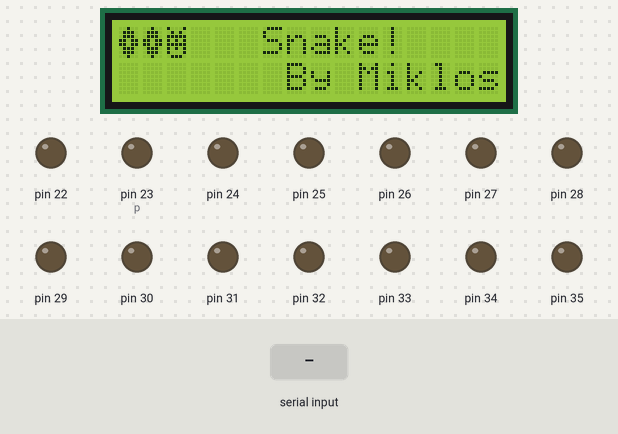
The sketch below on a simulated Arduino Mega 2560, built with avr-gcc and run on an emulated ATmega2560. Shown: 16×2 character LCD, output pins drawn as LEDs (lit = HIGH). Inputs (shaded band) come from the test bench. Random numbers use the default seed unless the sketch sets one.

Above: at 2.1 s.
4.2 s: "x" received over the second serial link
At 7.0 s:
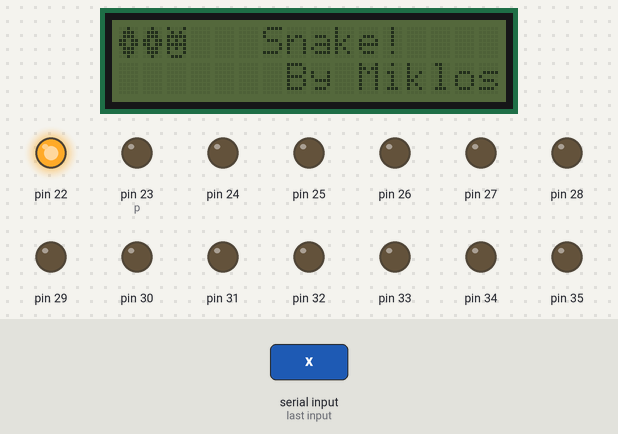
7.2 s: "l" received over the second serial link
At 8.8 s:
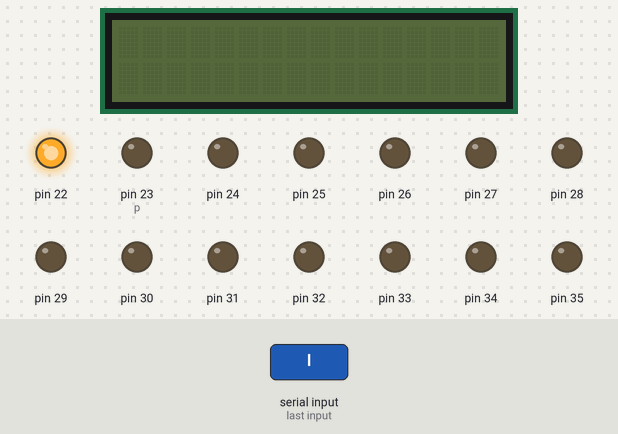
10.2 s: "x" received over the second serial link
At 11.1 s:
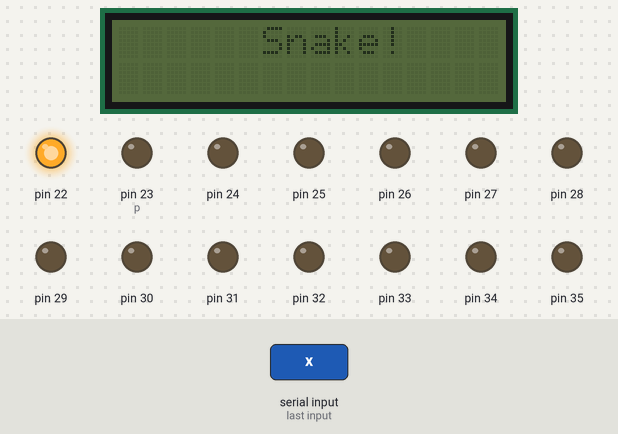
12.2 s: "r" received over the second serial link
At 14.6 s:
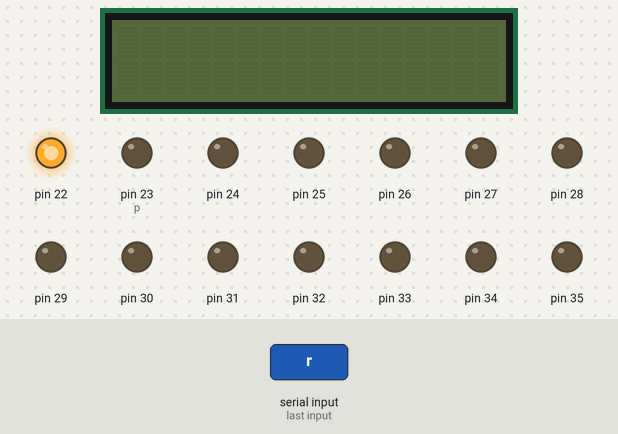
15.2 s: "u" received over the second serial link
18.2 s: "r" received over the second serial link
At 21.0 s:
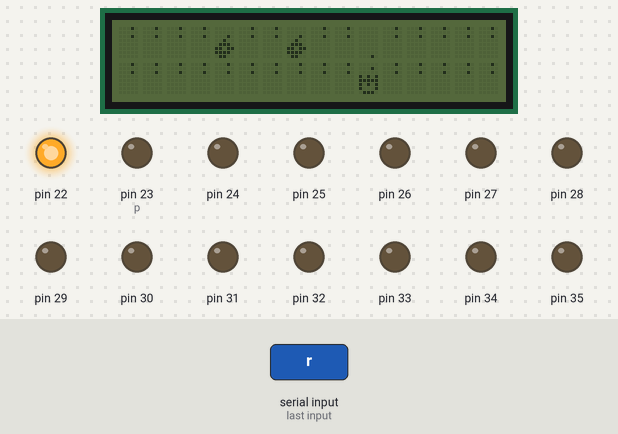
Timing chart, 0 to 22.5 s (numbered marks = the images above; inputs shaded):
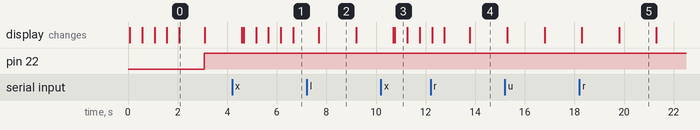

Measured:
- what the display in image 0 shows lasts 1.0 s, from 2.1 s to 3.1 s
- what the display in image 3 shows lasts 0.5 s, from 10.8 s to 11.3 s

The sketch:

snake.ino
```cpp
#include <LiquidCrystal.h>

//Allocate LCD Control Pins
bool gameOver;
const int RS = 7;             //Set RS pin as Pin 7
const int Enable = 6;         //Set Enable as Pin 6
const int D4 = 5;              //Set D4 pin as Pin 5
const int D5 = 4;              //Set D5 pin as Pin 4
const int D6 = 3;              //Set D6 pin as Pin 3
const int D7 = 2;             //Set D7 pin as Pin 2

const int height = 2;                 //2 Rows
const int width = 16;                 //16 Columns

//Declare the LCD variable, with defined Pins

LiquidCrystal lcd(RS, Enable, D4, D5, D6, D7);

int maxLength = 12;

// Set the time it takes the snake to move

long timeToMove = 1500;


int p = 23;
char incoming_value = 'r';

const int TAIL = 4;               //The Tail is Custom Character 0
const int HEAD = 1;               //The Head is Customer Character 1
const int CLEAR = 2;              //Custom Character 2 is used for Clear Space
const int APPLE = 3;


byte snakeHead[8] = {     //The BitMap for the head
  B10001,
  B01010,
  B11111,
  B10101,
  B11111,
  B10101,
  B10001,
  B01110
};

byte snakeTail[8] = {    //The BitMap for the tail
  B00100,
  B01110,
  B01110,
  B11011,
  B11011,
  B01110,
  B01110,
  B00100
};

byte noSnake[8] = {        //The BitMap for Clear Space
  B00000,
  B00000,
  B00000,
  B00000,
  B00000,
  B00000,
  B00000,
  B00000
};

byte apple[8] = {          //The BitMap for Clear Space
  B00000,
  B00000,
  B00010,
  B00100,
  B01110,
  B11011,
  B11110,
  B01100
};

int lcdOutput [height][width];

int x, y, fruitX, fruitY, score;
int tailX[100], tailY[100];
int nTail;
enum eDirecton { STOP = 0, LEFT, RIGHT, UP, DOWN};
eDirecton dir;


void render()
{
  for (int i = 0; i < height; i++) {
    for (int j = 0; j < width; j++) {
      lcd.setCursor(j, i);
      lcd.write(lcdOutput[j][i]);
    }
  }
}
void start()
{
  lcd.begin(height, width);
  lcd.createChar(HEAD, snakeHead);
  lcd.createChar(TAIL, snakeTail);
  lcd.createChar(CLEAR, noSnake);
  lcd.createChar(APPLE, apple);

  lcd.setCursor(6, 0);
  lcd.print("Snake!");
  delay(500);

  lcd.setCursor(7, 1);
  lcd.print("By Miklos");
  delay(500);

  lcd.setCursor(2, 0);
  lcd.write(HEAD);
  delay(500);
  lcd.setCursor(1, 0);
  lcd.write(TAIL);
  delay(500);
  lcd.setCursor(0, 0);
  lcd.write(TAIL);
  delay(1000);

  digitalWrite(22, HIGH);

  for (int row = 0; row < height; row++) {
    for (int col = 0; col < width; col++) {
      lcdOutput[col][row] = CLEAR;
    }
  }
  render();

  gameOver = false;
  dir = STOP;
  x = width / 2;
  y = height / 2;
  fruitX = random(1,15);
  fruitY = random(0,1);
  score = 0;

}
void Draw()
{


  for (int i = 0; i < height; i++)
  {
    for (int j = 0; j < width; j++)
    {
      if (i == y && j == x)
        lcdOutput[j][i] = HEAD;
      else if (i == fruitY && j == fruitX)
        lcdOutput[j][i] = APPLE;
      else
      {
        bool print = false;
        for (int k = 0; k < nTail; k++)
        {
          if (tailX[k] == j && tailY[k] == i)
          {
            lcdOutput[j][i] = TAIL;

            print = true;
          }
        }
        if (!print)
          lcdOutput[j][i] = CLEAR;
      }
    }
  }
}
void Input()
{
  if (Serial1.available()) {
    // Read from Bluetooth and send to PC
    incoming_value = Serial1.read();
    Serial.write(incoming_value);
  }

  switch (incoming_value)
  {
    case 'l':
      dir = LEFT;
      break;
    case 'r':
      dir = RIGHT;
      break;
    case 'u':
      dir = UP;
      break;
    case 'd':
      dir = DOWN;
      break;
    case 'x':
      gameOver = true;
      break;
  }
}

void Logic()
{
  int prevX = tailX[0];
  int prevY = tailY[0];
  int prev2X, prev2Y;
  tailX[0] = x;
  tailY[0] = y;
  for (int i = 1; i < nTail; i++)
  {
    prev2X = tailX[i];
    prev2Y = tailY[i];
    tailX[i] = prevX;
    tailY[i] = prevY;
    prevX = prev2X;
    prevY = prev2Y;
  }

  switch (dir)
  {
    case LEFT:
      x--;
      break;
    case RIGHT:
      x++;
      break;
    case UP:
      y--;
      break;
    case DOWN:
      y++;
      break;
    default:
      break;
  }
  //if (x > width || x < 0 || y > height || y < 0)
  //  gameOver = true;
  if (x >= width) x = 0; else if (x < 0) x = width - 1;
  if (y >= height) y = 0; else if (y < 0) y = height - 1;

  for (int i = 0; i < nTail; i++)
    if (tailX[i] == x && tailY[i] == y)
      gameOver = true;
  if (nTail == maxLength)
    gameOver = true;
  if (x == fruitX && y == fruitY)
  {
    score += 10;
    fruitX = random(1,15);
    fruitY = random(0,1);
    nTail++;
	digitalWrite(p++, HIGH);
  }

}

unsigned long previousMillis = 0;
void setup() {

  //Set Pins as Output

  pinMode(RS, OUTPUT);
  pinMode(Enable, OUTPUT);
  pinMode(D4, OUTPUT);
  pinMode(D5, OUTPUT);
  pinMode(D6, OUTPUT);
  pinMode(D7, OUTPUT);
  DDRA = 0b11111111;//DDRA as output
  DDRC = 0b11111111;//DDRC as output for marking the snake's current length
  Serial.begin(9600); // Interfata Serial 0, pentru PC
  Serial1.begin(9600); // Interfata Serial 1, pentru Bluetooth


}
void loop() {

  start();
  while (!gameOver)
  {
    render();
    unsigned long currentMillis = millis();
    if (currentMillis - previousMillis > timeToMove)
    {
      previousMillis = currentMillis;
      //delay(1);
      Draw();
     // delay(1);
      Input();
    //  delay(1);
      Logic();
     // delay(1);

    }

  }
  lcd.setCursor(0, 0);
  lcd.print("Game over");
  lcd.setCursor(0, 1);
  lcd.print("Score ");
  lcd.print(score);
}
```
